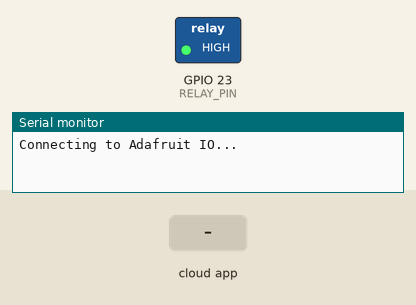
Simulated run of this sketch. Board: ESP32. Parts: switched loads named in the sketch (green lamp = pin HIGH), the last lines printed to the serial monitor. Inputs (shaded band) come from the test bench.

Above: at 1.2 s.
1.3 s: the phone or cloud app sets light to ON
At 1.9 s:
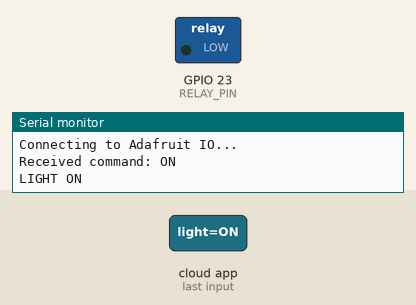
4.3 s: the phone or cloud app sets light to OFF
At 5.6 s:
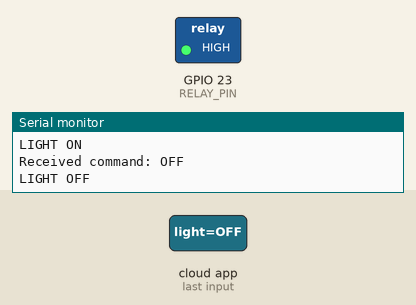
Timing chart, 0 to 7.3 s (numbered marks = the images above; inputs shaded):
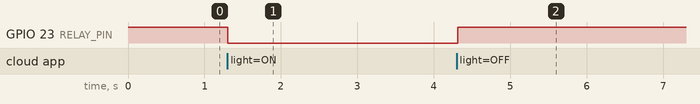

Measured:
- after the input at 1.3 s, GPIO 23 (RELAY_PIN): HIGH → LOW at once
- after the input at 4.3 s, GPIO 23 (RELAY_PIN): LOW → HIGH at once

The sketch:

voice_control_in_adafruit.ino
```cpp
#include <WiFi.h>
#include "AdafruitIO_WiFi.h"

// Wi-Fi
#define WIFI_SSID     "Xiaomi 14"
#define WIFI_PASSWORD "12121212"

// Adafruit IO
#define IO_USERNAME "Abdulla322132"
#define IO_KEY      "aio_qTMx74yt6YO6VoSsq3hEFBfUz9vj"

// Relay
#define RELAY_PIN 23

// Most relay modules are active LOW.
// Change these if your relay works in reverse.
#define RELAY_ON  LOW
#define RELAY_OFF HIGH

AdafruitIO_WiFi io(IO_USERNAME, IO_KEY,
                   WIFI_SSID, WIFI_PASSWORD);

AdafruitIO_Feed *lightFeed = io.feed("light");

void handleLight(AdafruitIO_Data *data) {
  String command = data->toString();
  command.trim();
  command.toUpperCase();

  Serial.print("Received command: ");
  Serial.println(command);

  if (command == "ON" || command == "1") {
    digitalWrite(RELAY_PIN, RELAY_ON);
    Serial.println("LIGHT ON");
  }
  else if (command == "OFF" || command == "0") {
    digitalWrite(RELAY_PIN, RELAY_OFF);
    Serial.println("LIGHT OFF");
  }
  else {
    Serial.println("Unknown command");
  }
}

void setup() {
  Serial.begin(115200);

  pinMode(RELAY_PIN, OUTPUT);
  digitalWrite(RELAY_PIN, RELAY_OFF);

  Serial.println("Connecting to Adafruit IO...");
  io.connect();

  // Listen for changes to the light feed
  lightFeed->onMessage(handleLight);
}

void loop() {
  io.run();
}
```
